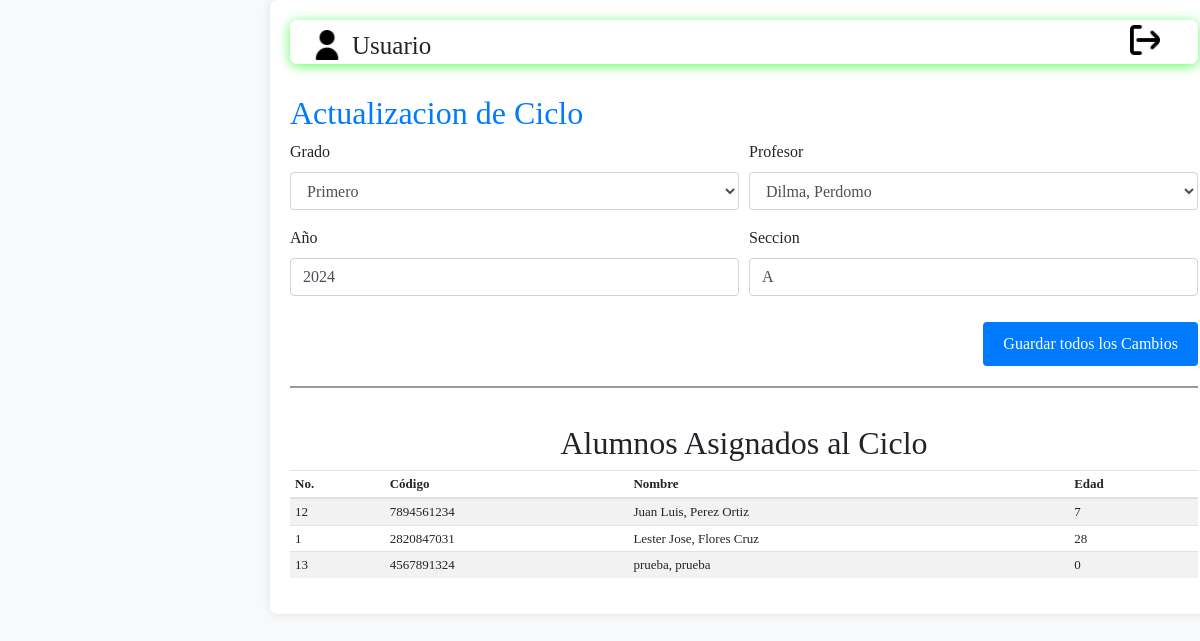
The app's page /SADE/Ciclos/ver.php?id=12 with its own data.
### tables this page shows
CREATE TABLE `tbl_ciclo` (
  `codigo_ciclo` int(11) NOT NULL,
  `codigo_grado` int(11) NOT NULL,
  `codigo_profesor` varchar(15) NOT NULL,
  `anio` int(11) NOT NULL,
  `seccion` varchar(5) NOT NULL,
  `estado` int(11) NOT NULL DEFAULT 1
);

CREATE TABLE `tbl_alumnos` (
  `id_alumno` int(11) NOT NULL,
  `codigo_alumno` varchar(20) NOT NULL,
  `nombre_alumno` varchar(100) NOT NULL,
  `apellido_alumno` varchar(100) NOT NULL,
  `fecha_nacimiento` date NOT NULL,
  `codigo_responsable` int(11) NOT NULL,
  `direccion` varchar(50) NOT NULL,
  `codigo_departamento` int(11) NOT NULL,
  `codigo_municipio` int(11) NOT NULL,
  `estado` int(11) NOT NULL DEFAULT 1
);

### SADE/acciones/mostrar_nombre_usuario.php (called while the page is built, shortened)
<?php
function obtenerNombreUsuario() {
    return isset($_SESSION['nombre_usuario']) ? $_SESSION['nombre_usuario'] : 'Usuario';
}
?>

### SADE/Ciclos/ver.php (the view, shortened to what this page needs)
<?php
    include '../acciones/mostrar_nombre_usuario.php';
    $id_ciclo = $_GET['id'];
    $consulta = "
    SELECT
    ci.codigo_ciclo,
    ci.codigo_grado,
    gr.descripcion,
    ci.seccion,
    ci.anio,
    ci.codigo_profesor,
    pr.nombre_profesor
FROM
    tbl_ciclo ci
LEFT JOIN
    tbl_grados gr ON gr.codigo_grado = ci.codigo_grado
LEFT JOIN
    tbl_profesores pr ON pr.codigo_profesor = ci.codigo_profesor
WHERE
    ci.codigo_ciclo = $id_ciclo
";
$resultado = mysqli_query($conn, $consulta);
$registro = mysqli_fetch_assoc($resultado);
    $consulta_alumno = "SELECT al.id_alumno, al.codigo_alumno, CONCAT(al.nombre_alumno, ', ', al.apellido_alumno) as nombre, TIMESTAMPDIFF(YEAR, al.fecha_nacimiento, CURDATE()) AS edad  FROM  tbl_alumnos al
    JOIN tbl_asignacion_alumno ci ON al.id_alumno = ci.codigo_alumno
    WHERE ci.codigo_ciclo = $id_ciclo";
    $resultado_alumno = mysqli_query($conn, $consulta_alumno);
$consulta_grados = "SELECT codigo_grado, descripcion FROM tbl_grados";
$resultado_grados = mysqli_query($conn, $consulta_grados);
$consulta_profesores = "SELECT codigo_profesor, CONCAT(nombre_profesor, ', ', apellido_profesor) AS nombre_completo   FROM tbl_profesores";
$resultado_profesores = mysqli_query($conn, $consulta_profesores);
$tabla = "
    <table class='table table-striped table-hover' style='width:100%'>
        <thead>
            <tr>
                <th>No.</th>
                <th>Código</th>
                <th>Nombre</th>
                <th>Edad</th>
            </tr>
        </thead>
        <tbody>
";
while ($row = mysqli_fetch_assoc($resultado_alumno)) {
    $tabla .= "
        <tr>
            <td>{$row['id_alumno']}</td>
            <td>{$row['codigo_alumno']}</td>
            <td>{$row['nombre']}</td>
            <td>{$row['edad']}</td>
        </tr>
    ";
}
$tabla .= "</tbody></table>";
?>
<!DOCTYPE html>
<html lang="en">
<head>
    <link href="https://stackpath.bootstrapcdn.com/bootstrap/4.5.2/css/bootstrap.min.css" rel="stylesheet">
    <link rel="stylesheet" href="styles.css">
    <link href="https://cdnjs.cloudflare.com/ajax/libs/font-awesome/5.15.4/css/all.min.css" rel="stylesheet">
</head>
<body>
    <div class="content container-fluid">
        <div class="area">
            <fieldset class="complementArea">
                <div class="contenedor">
                    <div class="d-flex align-items-center">
                        <img class="imagen atimg1" src="../imagenes/usuario.png" alt="Usuario">
                        <label class="txalig ubicar" for=""><?php echo obtenerNombreUsuario(); ?></label>
                    <div>
                    <div class="d-flex align-items-center">
                        <button class="boton-salida bnt" onclick="window.location.href='../Login/index.php';">
                            <img class="imagen btsalir" src="../imagenes/salida.png" alt="Salida">
                        </button>
                    </div>
                </div>
            </fieldset>
        </div>
        <div class="area2_scrollable-area">
            <div class="form-section">
                <h2 class="textColor">Actualizacion de Ciclo</h2>
                <form action="ac_actualizar_ciclo.php" method="POST" id="actualizarciclo">
                  <div class="form-row">
                        <div class="form-group col-md-6">
                            <label for="ciclo">Grado</label>
                            <select class="form-control" id="grado" name="grado" required>
                                <?php
                                while ($row = mysqli_fetch_assoc($resultado_grados)) {
                                    $selected = ($row['codigo_grado'] == $registro['codigo_grado']) ? 'selected' : '';
                                    echo "<option value='{$row['codigo_grado']}' $selected>{$row['descripcion']}</option>";
                                }
                                ?>
                            </select>
                        </div>
                        <div class="form-group col-md-6">
                            <label for="profesor">Profesor</label>
                            <select class="form-control" id="profesor" name="profesor" required>
                            <?php
                                while ($row = mysqli_fetch_assoc($resultado_profesores)) {
                                    $selected = ($row['codigo_profesor'] == $registro['codigo_profesor']) ? 'selected' : '';
                                    echo "<option value='{$row['codigo_profesor']}' $selected>{$row['nombre_completo']}</option>";
                                }
                                ?>
                            </select>
                        </div>
                        <div class="form-group col-md-6">
                            <label for="anio">Año</label>
                            <input type="number" class="form-control" id="anio" name="anio" value="<?php echo $registro['anio']; ?>" required>
                        </div>
                        <div class="form-group col-md-6">
                            <label for="seccion">Seccion</label>
                            <input type="text" class="form-control" id="seccion" name="seccion" value="<?php echo $registro['seccion']; ?>" required>
                        </div>
                    </div>
                    <div class="text-right">
                        <button type="submit" class="btn-guardar">Guardar todos los Cambios</button>
                    </div>
                    <div class="divider"></div>
                    <div class="table-container">
                        <br>
                        <h2 for="seccion" style="text-align: center;">Alumnos Asignados al Ciclo</h2>
                        <?php echo $tabla; ?>
                    </div>
                </form>
            </div>
        </div>
    </div>
</body>
</html>

### SADE/Ciclos/styles.css (style rules this page uses)
body { margin: 0; font-family: 'Console'; overflow: hidden; padding: 0; background-color: #f8f9fa; }
.content { flex-grow: 1; padding: 20px; overflow: hidden; margin: 20px auto; width: 79%; background-color: #fff; border-radius: 8px; box-shadow: 0 0 10px rgba(0, 0, 0, 0.1); margin-top: 0; margin-left: 270px; }
fieldset { border: 2px solid rgba(255, 255, 255, 0.7); border-radius: 8px; padding: 20px; background-color: #ffffff; margin-bottom: 20px; box-shadow: 0 2px 12px #5bff61; box-sizing: border-box; position: relative; overflow: hidden; }
fieldset::before { content: ''; position: absolute; top: 2px; left: 2px; right: 2px; bottom: 2px; border: 2px solid rgba(255, 255, 255, 0.5); border-radius: 8px; z-index: -1; }
.imagen { height: 30px; width: 30px; margin-right: 10px; }
.complementArea { height: 25px; }
.contenedor { display: flex; justify-content: space-between; align-items: center; margin-bottom: 20px; }
.boton-salida { background: none; border: none; color: black; text-decoration: none; font-size: 25px; cursor: pointer; font-family: inherit; position: absolute; right: 20px; top: 20px; }
.area, .area2 { margin-bottom: 30px; }
.table-container { max-width: 100%; overflow-x: auto; font-size: 13px; line-height: 1.2; }
.table td, .table th { padding: 5px; }
.atimg1 { margin-top: -32%; }
.txalig { margin-top: -25%; font-size: 25px; }
.btsalir { margin-top: -120%; }
.btn-guardar { display: inline-block; padding: 10px 20px; background-color: #007bff; color: white; border: none; border-radius: 4px; cursor: pointer; margin-top: 10px; }
.divider { margin: 20px 0; border-top: 1px solid #ddd; border: solid rgb(153, 153, 153) 1px; }

### SADE/Ciclos/ver.php (style rules this page uses)
.textColor { color: #007bff; }
.ubicar { margin-top: -15px; }
.atimg1 { margin-top: -25px; }

### records on screen
tbl_ciclo: anio "2024", seccion "A"
tbl_alumnos: id_alumno "12", codigo_alumno "7894561234", nombre "Juan Luis, Perez Ortiz", edad "7"
tbl_alumnos: id_alumno "1", codigo_alumno "2820847031", nombre "Lester Jose, Flores Cruz", edad "28"
tbl_alumnos: id_alumno "13", codigo_alumno "4567891324", nombre "prueba, prueba", edad "0"

### other values on screen
obtenerNombreUsuario() "Usuario"
form field grado "Primero"
form field profesor "Dilma, Perdomo"
